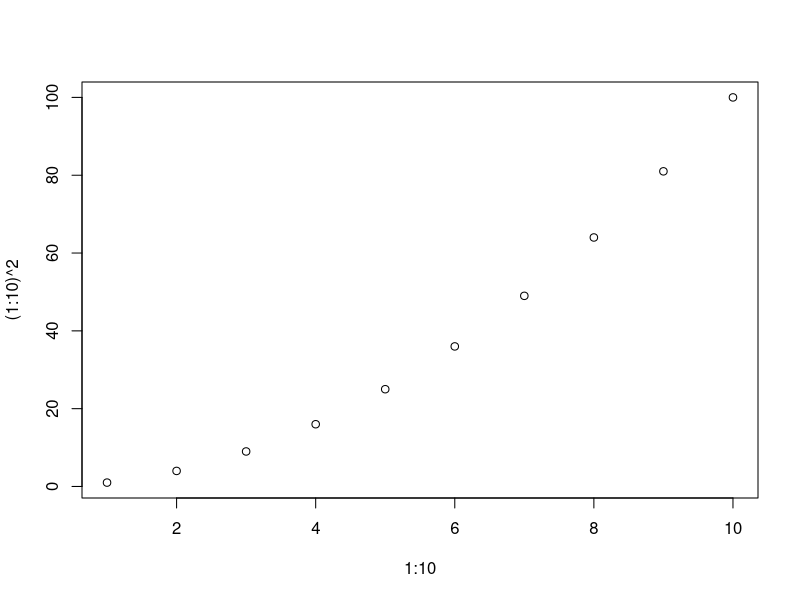

The R source for this figure:
## ---- chunk 1
plot(x=1:10,y=(1:10)^2)
## ---- chunk 2
	t.test(x=c(1:10),y=c(7:20))
## ---- chunk 3
	x <- 3
	x
	x * 3
## ---- chunk 4
 officeNumber <- "1520A"
 officeBuilding <- "MSRB I"
## ---- chunk 5
	#this is a comment
## ---- chunk 6
	typeof(x)
## ---- chunk 7
	as.numeric(x)
	as.logical(x)
	as.character(x)
